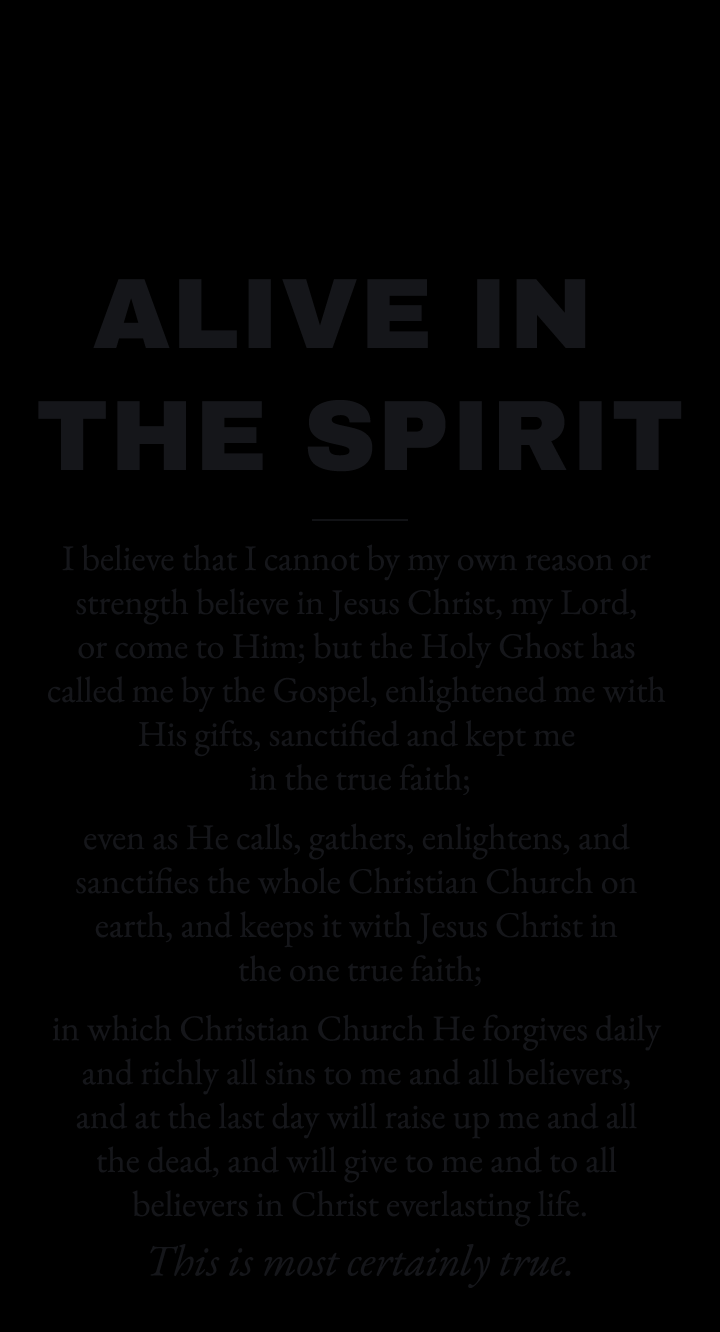
#> input picture prints/dead-in-sin-no-rays/gray/back.png, 3600 x 6656 px (shown at 1/5 size)
$ python -i build.py   (imports and definitions only)
#> lines starting #> are read from the running program, lines starting #| are printed output that depends on the picture
# /// script
# requires-python = ">=3.10"
# dependencies = ["pyyaml", "resvg-py", "pillow"]
# ///
"""
Build SVG artwork for confessional Lutheran shirt designs.

Reads each markdown file in shirts/ and writes:
  output/<slug>/<color>/front.svg
  output/<slug>/<color>/back.svg
  output/preview.html  (loads every generated SVG side-by-side)

Run: uv run build.py            # build every design
     uv run build.py third-article    # build one design
"""
import base64
import io
import re
import sys
from pathlib import Path
import yaml

try:
    from PIL import Image, ImageChops
    HAVE_PIL = True
except ImportError:
    HAVE_PIL = False

# resvg-py renders SVG → PNG with proper @font-face / system font handling
# (cairosvg can't — it uses cairo's "toy" font API which ignores real font
# names). Bundled fonts live in fonts/ and are passed via font_dirs.
_PROJECT_DIR = Path(__file__).parent.resolve()
_FONTS_DIR = _PROJECT_DIR / "fonts"

try:
    import resvg_py
    HAVE_PNG = True
except ImportError:
    HAVE_PNG = False

ROOT = Path(__file__).parent
SHIRTS_DIR = ROOT / "shirts"
OUTPUT_DIR = ROOT / "output"   # preview/mockup artifacts (gitignored)
PRINTS_DIR = ROOT / "prints"   # upload-ready files (tracked in git)

CANVAS_W = 3600
CANVAS_H = 6000  # 12"x20" @ 300dpi — tall enough for big-headline + big-verse layout

PALETTES = {
    "black": {
        "bg": "#171717",
        "body": "#f4f1ea",
        "jesus": "#e63946",
        "citation": "#9a948a",
        "muted": "#8a857c",
        "rule": "#3a3733",
    },
    "gray": {
        "bg": "#7a7a7a",
        "body": "#15161a",
        "jesus": "#8a0e21",
        "citation": "#2a2a2a",
        "muted": "#2f2f2f",
        "rule": "#4a4a4a",
    },
}

SERIF = "'EB Garamond', 'Garamond', 'Hoefler Text', 'Times New Roman', serif"
SANS = "'Inter', 'Helvetica Neue', 'Arial', sans-serif"
TITLE_FAMILY = "'Archivo Black', 'Inter', 'Helvetica Neue', 'Arial Black', sans-serif"

SERIF_CW = 0.48
SANS_CW = 0.52
TITLE_CW = 0.58  # Archivo Black is heavier and wider per char than Inter


# [96 lines left out: functions parse_shirt, wrap_text, not called in this run]


def escape(s: str) -> str:
    return s.replace("&", "&amp;").replace("<", "&lt;").replace(">", "&gt;")


# [10 lines left out: function png_with_dpi, not called in this run]


def _hex_to_rgb(h: str) -> tuple[int, int, int]:
    h = h.lstrip("#")
    return tuple(int(h[i:i + 2], 16) for i in (0, 2, 4))  # type: ignore[return-value]


# Cache so we don't re-encode the same (path, ink) on every color/side pass.
_IMG_CACHE: dict[tuple[str, str], tuple[str, int, int]] = {}


def _gold_mask(src: "Image.Image") -> "Image.Image":
    """Mask (L mode, 255 = gold) of warm/gold accent pixels in a colour drawing:
    warmer than blue, reasonably bright in R and G, and neither near-white nor
    near-black. Used to keep coloured light rays gold instead of tinting them to
    the shirt ink. Returns an all-black mask for plain black-on-white art."""
    r, g, b = src.split()
    warmth = ImageChops.subtract(ImageChops.add(r, g, scale=2.0), b)  # (R+G)/2 - B
    lum = src.convert("L")
    mask = warmth.point(lambda v: 255 if v > 35 else 0)
    mask = ImageChops.multiply(mask, r.point(lambda v: 255 if v > 120 else 0))
    mask = ImageChops.multiply(mask, g.point(lambda v: 255 if v > 90 else 0))
    mask = ImageChops.multiply(mask, lum.point(lambda v: 255 if 60 < v < 235 else 0))
    return mask


# [69 lines left out: functions image_layer, text_block, not called in this run]


TITLE_Y = 540
TITLE_FONT = 500  # ~1.7" tall on the print — readable across a room


# [8 lines left out: function title_lines, not called in this run]


BOTTOM_MARGIN = 280  # whitespace below the last element in a side


# [345 lines left out: functions render_front_image_layout, render_front_layout, render_back_image_layout, render_back_layout, not called in this run]


# legacy aliases used elsewhere
def render_front_inner(meta, blocks, palette, with_bg=True):
    parts, _ = render_front_layout(meta, blocks, palette, with_bg)
    return parts


def render_back_inner(meta, blocks, palette, with_bg=True):
    parts, _ = render_back_layout(meta, blocks, palette, with_bg)
    return parts


def render_front(meta, blocks, palette):
    parts, h = render_front_layout(meta, blocks, palette, with_bg=True)
    return wrap_svg(parts, h)


def render_back(meta, blocks, palette):
    parts, h = render_back_layout(meta, blocks, palette, with_bg=True)
    return wrap_svg(parts, h)


# Mockup: shirt silhouette with the design embedded over the chest+torso.
# Print box width is fixed; height is computed per-design from the canvas height
# returned by the layout function (so each shirt's print box matches its design).
MOCKUP_W, MOCKUP_H = 800, 880
PRINT_X, PRINT_Y, PRINT_W = 255, 285, 290  # PRINT_Y bumped down so the header doesn't sit on the collar


# [231 lines left out: functions shirt_path, render_mockup, wrap_svg, build_one, write_preview, main, not called in this run]


# [2 lines not run here, left out]

>>> import cv2
>>> picture = cv2.imread('prints/dead-in-sin-no-rays/gray/back.png', cv2.IMREAD_GRAYSCALE)
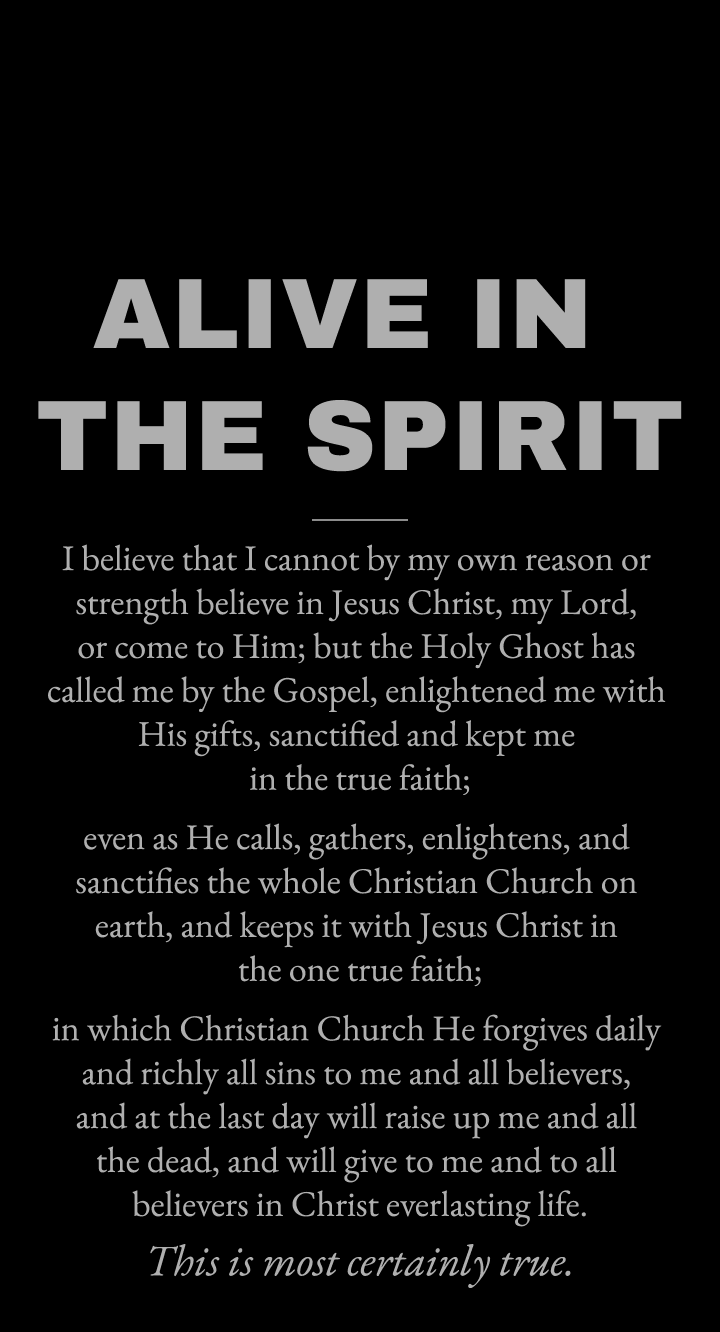
#> picture: shape (6656, 3600) (shown at 1/5 size); min 0, max 32, mean 2; drawn with min black and max white
#> (the run stopped early here; a loop or call above may not have finished)
